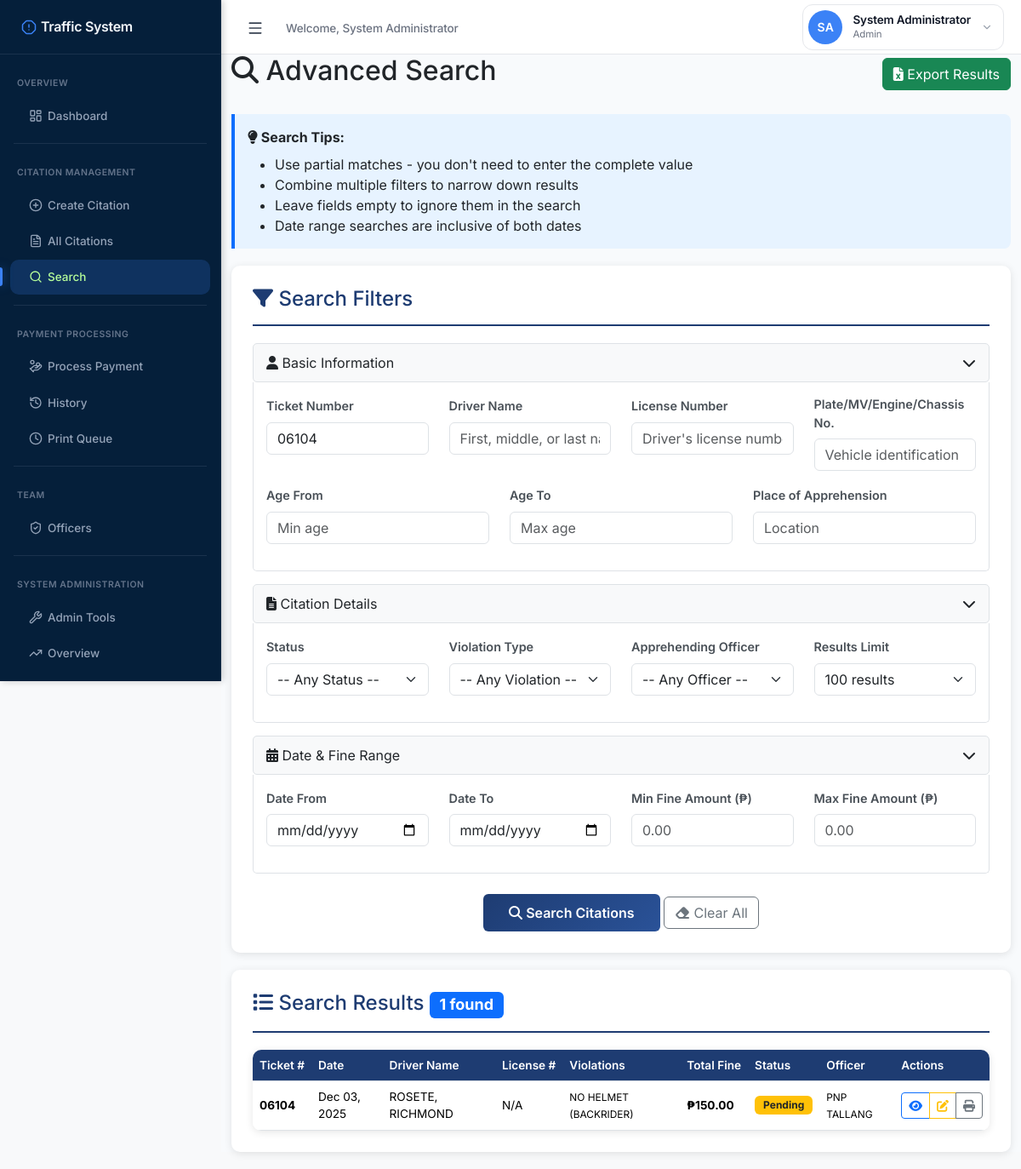
Before: /public/search.php?ticket_number=06104 (signed in) with the older database file.
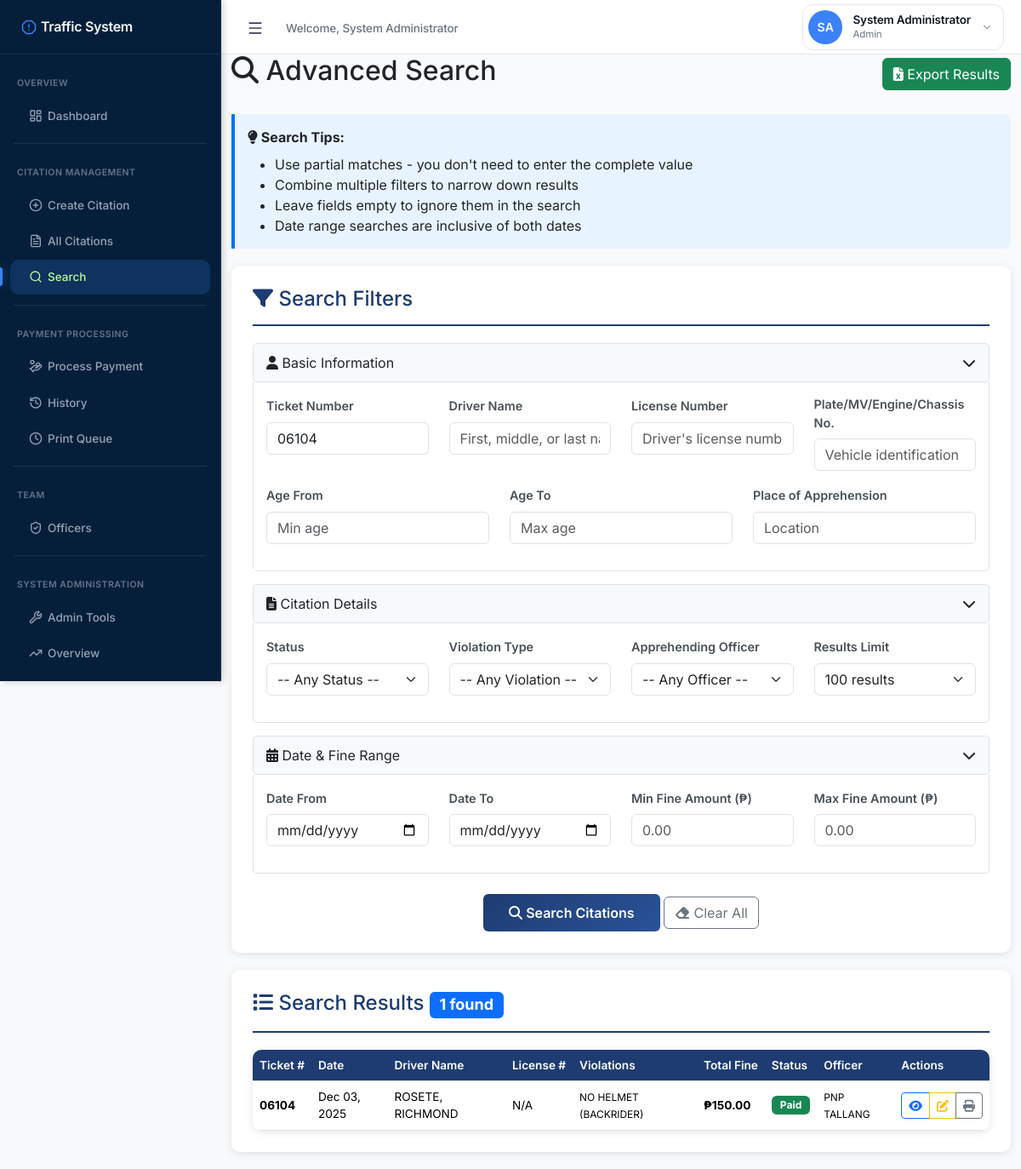
After: the same page with the newer database file.
### tables this page shows
CREATE TABLE `citations` (
  `citation_id` int(11) NOT NULL,
  `ticket_number` varchar(50) NOT NULL,
  `driver_id` int(11) DEFAULT NULL,
  `last_name` varchar(100) NOT NULL,
  `first_name` varchar(100) NOT NULL,
  `middle_initial` varchar(10) DEFAULT NULL,
  `suffix` varchar(20) DEFAULT NULL,
  `date_of_birth` date DEFAULT NULL,
  `age` int(11) DEFAULT NULL,
  `zone` varchar(50) DEFAULT NULL,
  `barangay` varchar(100) NOT NULL,
  `municipality` varchar(100) NOT NULL DEFAULT 'Baggao',
  `province` varchar(100) NOT NULL DEFAULT 'Cagayan',
  `license_number` varchar(50) DEFAULT NULL,
  `license_type` varchar(50) DEFAULT NULL,
  `plate_mv_engine_chassis_no` varchar(100) NOT NULL,
  `vehicle_description` text DEFAULT NULL,
  `apprehension_datetime` datetime NOT NULL,
  `place_of_apprehension` varchar(255) NOT NULL,
  `apprehension_officer` varchar(255) NOT NULL,
  `remarks` text DEFAULT NULL,
  `status` enum('pending','paid','contested','dismissed','void') NOT NULL DEFAULT 'pending',
  `payment_date` datetime DEFAULT NULL,
  `total_fine` decimal(10,2) DEFAULT 0.00,
  `created_at` datetime NOT NULL DEFAULT current_timestamp(),
  `updated_at` datetime DEFAULT NULL ON UPDATE current_timestamp(),
  `created_by` int(11) DEFAULT NULL,
  `deleted_at` datetime DEFAULT NULL COMMENT 'Soft delete timestamp',
  `deleted_by` int(11) DEFAULT NULL COMMENT 'User who deleted the citation',
  `deletion_reason` text DEFAULT NULL COMMENT 'Reason for deletion'
);

### includes/functions.php (called while the page is built, shortened)
<?php
function db_query($sql, $params = []) {
    try {
        $pdo = getPDO();
        $stmt = $pdo->prepare($sql);
        $stmt->execute($params);
        return $stmt;
    } catch (PDOException $e) {
        error_log("Database query error: " . $e->getMessage() . " - Query: " . $sql);
        throw new Exception("Database operation failed");
    }
}
?>

### public/search.php (the view, shortened to what the changed rows need)
<?php
require_once '../includes/functions.php';
$pdo = getPDO();
$citations = [];
$searched = false;
if ($_SERVER['REQUEST_METHOD'] === 'GET' && !empty($_GET)) {
    $searched = true;
    $where_clauses = [];
    $params = [];
    if (!empty($_GET['ticket_number'])) {
        $where_clauses[] = "c.ticket_number LIKE ?";
        $params[] = "%" . sanitize($_GET['ticket_number']) . "%";
    }
    $where_sql = !empty($where_clauses) ? "WHERE " . implode(" AND ", $where_clauses) : "";
    $limit = isset($_GET['limit']) ? min(500, max(10, (int)$_GET['limit'])) : 100;
    $sql = "SELECT c.*,
            GROUP_CONCAT(DISTINCT vt.violation_type SEPARATOR ', ') as violations,
            cv.vehicle_type
            FROM citations c
            LEFT JOIN violations v ON c.citation_id = v.citation_id
            LEFT JOIN violation_types vt ON v.violation_type_id = vt.violation_type_id
            LEFT JOIN citation_vehicles cv ON c.citation_id = cv.citation_id
            $where_sql
            GROUP BY c.citation_id
            ORDER BY c.created_at DESC
            LIMIT $limit";
    if ($pdo && !empty($where_clauses)) {
        $stmt = db_query($sql, $params);
        $citations = $stmt->fetchAll();
    }
}
?>
<!DOCTYPE html>
<html lang="en">
<head>
    <link href="https://cdn.jsdelivr.net/npm/bootstrap@5.3.3/dist/css/bootstrap.min.css" rel="stylesheet">
    <link rel="stylesheet" href="https://cdnjs.cloudflare.com/ajax/libs/font-awesome/6.4.2/css/all.min.css">
</head>
<body>
    <?php include 'sidebar.php'; ?>
    <div class="content">
        <div class="container-fluid">
            <div class="d-flex justify-content-between align-items-center mb-4">
                <h2><i class="fas fa-search"></i> Advanced Search</h2>
            </div>
            <?php if ($searched): ?>
            <div class="search-card">
                <?php if (count($citations) > 0): ?>
                <div class="table-responsive results-table">
                    <table class="table table-hover mb-0">
                        <thead>
                            <tr>
                                <th>Ticket #</th>
                                <th>Date</th>
                                <th>Driver Name</th>
                                <th>License #</th>
                                <th>Violations</th>
                                <th>Total Fine</th>
                                <th>Status</th>
                                <th>Officer</th>
                                <th>Actions</th>
                            </tr>
                        </thead>
                        <tbody>
                            <?php foreach ($citations as $citation): ?>
                            <tr>
                                <td><strong><?php echo htmlspecialchars($citation['ticket_number']); ?></strong></td>
                                <td><?php echo date('M d, Y', strtotime($citation['apprehension_datetime'])); ?></td>
                                <td>
                                    <?php echo htmlspecialchars($citation['last_name'] . ', ' . $citation['first_name']); ?>
                                </td>
                                <td><?php echo htmlspecialchars($citation['license_number'] ?: 'N/A'); ?></td>
                                <td>
                                    <small><?php echo htmlspecialchars($citation['violations'] ?: 'None'); ?></small>
                                </td>
                                <td><strong>₱<?php echo number_format($citation['total_fine'], 2); ?></strong></td>
                                <td>
                                    <?php
                                    $status_class = [
                                        'pending' => 'bg-warning text-dark',
                                        'paid' => 'bg-success',
                                        'contested' => 'bg-info',
                                        'dismissed' => 'bg-secondary',
                                        'void' => 'bg-danger'
                                    ];
                                    $class = $status_class[$citation['status']] ?? 'bg-secondary';
                                    ?>
                                    <span class="badge badge-status <?php echo $class; ?>">
                                        <?php echo ucfirst(htmlspecialchars($citation['status'])); ?>
                                    </span>
                                </td>
                                <td>
                                    <small>
                                        <?php if (!empty($citation['apprehension_officer'])): ?>
                                            <?php echo htmlspecialchars($citation['apprehension_officer']); ?>
                                        <?php else: ?>
                                            <span class="text-muted">Not assigned</span>
                                        <?php endif; ?>
                                    </small>
                                </td>
                                <td>
                                    <div class="btn-group btn-group-sm">
                                        <a href="view_citation.php?id=<?php echo $citation['citation_id']; ?>"
                                           class="btn btn-outline-primary" title="View">
                                            <i class="fas fa-eye"></i>
                                        </a>
                                        <a href="edit_citation.php?id=<?php echo $citation['citation_id']; ?>"
                                           class="btn btn-outline-warning" title="Edit">
                                            <i class="fas fa-edit"></i>
                                        </a>
                                        <a href="print_citation.php?id=<?php echo $citation['citation_id']; ?>"
                                           class="btn btn-outline-secondary" title="Print" target="_blank">
                                            <i class="fas fa-print"></i>
                                        </a>
                                    </div>
                                </td>
                            </tr>
                            <?php endforeach; ?>
                        </tbody>
                    </table>
                </div>
                <?php endif; ?>
            </div>
            <?php endif; ?>
        </div>
    </div>
</body>
</html>

Changed rows visible on the page:
changed citations "ROSETE, RICHMOND": status "Pending" → "Paid"
